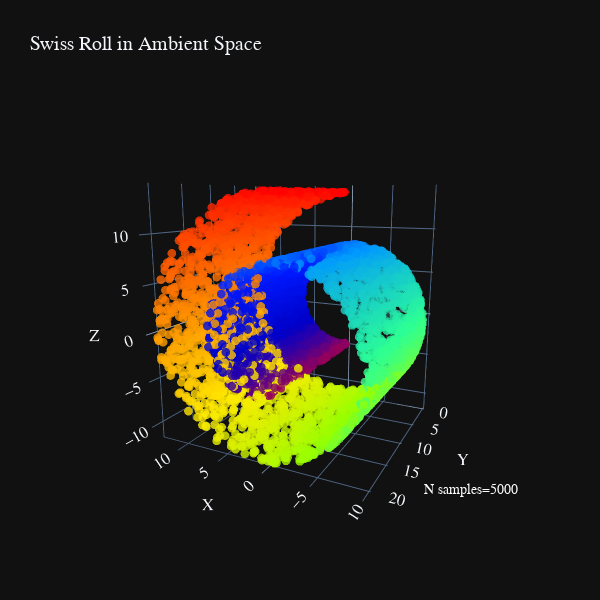

Write notebook code for a chart like this one.
### Code cell
swiss_5k = SwissRoll.generate(n_samples=n_samples, noise=0.0)
swiss_5k.plot(width=600, height=600)

### Figure 1 — Plotly figure (JSON) as saved in the notebook; plotly's stock layout.template omitted (floating-point values rounded to 4 significant figures; data arrays with more than 128 entries replaced by an {"elided": "..."} marker saying what was removed)
{"data": [{"marker": {"color": {"elided": "5000 float values"}, "colorscale": [[0, "rgb(150,0,90)"], [0.125, "rgb(0,0,200)"], [0.25, "rgb(0,25,255)"], [0.375, "rgb(0,152,255)"], [0.5, "rgb(44,255,150)"], [0.625, "rgb(151,255,0)"], [0.75, "rgb(255,234,0)"], [0.875, "rgb(255,111,0)"], [1, "rgb(255,0,0)"]], "opacity": 0.8, "size": 3}, "mode": "markers", "scene": "scene", "type": "scatter3d", "x": {"elided": "5000 float values"}, "y": {"elided": "5000 float values"}, "z": {"elided": "5000 float values"}}], "layout": {"annotations": [{"font": {"color": "white"}, "showarrow": false, "text": "N samples=5000", "x": 1, "xref": "paper", "y": 0.05, "yref": "paper"}], "font": {"family": "Courier New, monospace", "size": 14}, "height": 600, "scene": {"camera": {"eye": {"x": -1, "y": 2, "z": 0.5}}, "domain": {"x": [0, 1], "y": [0, 1]}, "xaxis": {"title": {"text": "X"}}, "yaxis": {"title": {"text": "Y"}}, "zaxis": {"title": {"text": "Z"}}}, "title": {"text": "Swiss Roll in Ambient Space"}, "width": 600, "xaxis": {"tickfont": {"size": 10}, "title": {"font": {"size": 12}, "text": "x"}}, "yaxis": {"tickfont": {"size": 10}, "title": {"font": {"size": 12}, "text": "y"}}}}
